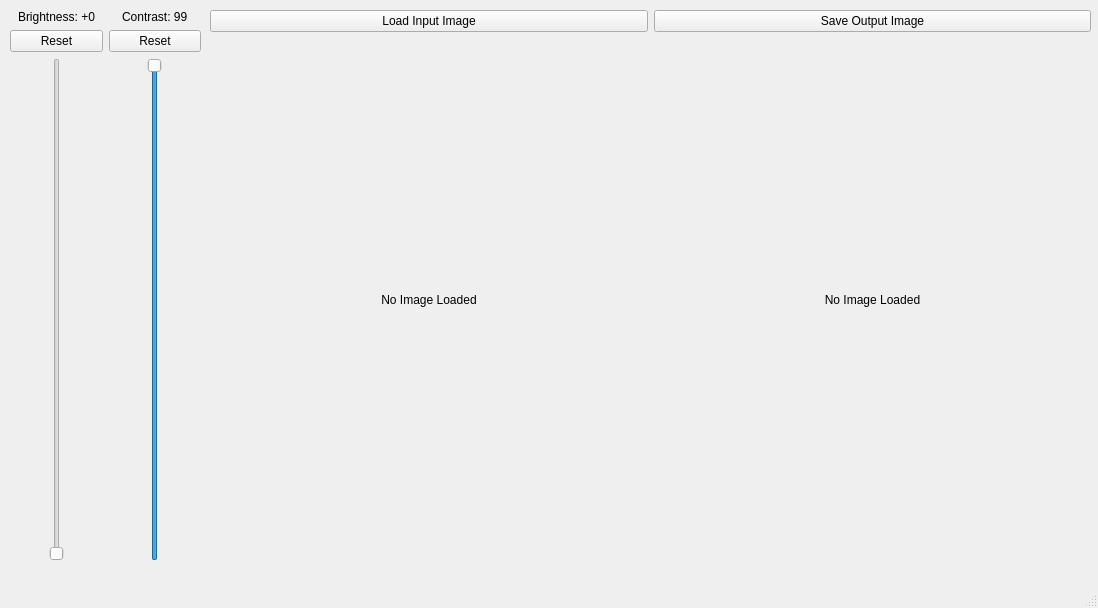
<?xml version="1.0" encoding="UTF-8"?>
<ui version="4.0">
 <class>MainWindow</class>
 <widget class="QMainWindow" name="MainWindow">
  <property name="geometry">
   <rect>
    <x>0</x>
    <y>0</y>
    <width>1098</width>
    <height>608</height>
   </rect>
  </property>
  <property name="windowTitle">
   <string>MainWindow</string>
  </property>
  <widget class="QWidget" name="centralwidget">
   <widget class="QWidget" name="horizontalLayoutWidget_2">
    <property name="geometry">
     <rect>
      <x>10</x>
      <y>10</y>
      <width>191</width>
      <height>551</height>
     </rect>
    </property>
    <layout class="QHBoxLayout" name="horizontalLayout_4">
     <item>
      <layout class="QVBoxLayout" name="verticalLayout_2">
       <item alignment="Qt::AlignHCenter">
        <widget class="QLabel" name="label_brightness">
         <property name="text">
          <string>Brightness: +0</string>
         </property>
        </widget>
       </item>
       <item>
        <widget class="QPushButton" name="pushButton_brightness">
         <property name="text">
          <string>Reset</string>
         </property>
        </widget>
       </item>
       <item alignment="Qt::AlignHCenter">
        <widget class="QSlider" name="verticalSlider_brightness">
         <property name="minimum">
          <number>0</number>
         </property>
         <property name="maximum">
          <number>99</number>
         </property>
         <property name="orientation">
          <enum>Qt::Vertical</enum>
         </property>
        </widget>
       </item>
      </layout>
     </item>
     <item>
      <layout class="QVBoxLayout" name="verticalLayout_6">
       <item alignment="Qt::AlignHCenter">
        <widget class="QLabel" name="label_contrast">
         <property name="text">
          <string>Contrast: 99</string>
         </property>
        </widget>
       </item>
       <item>
        <widget class="QPushButton" name="pushButton_contrast">
         <property name="text">
          <string>Reset</string>
         </property>
        </widget>
       </item>
       <item alignment="Qt::AlignHCenter">
        <widget class="QSlider" name="verticalSlider_contrast">
         <property name="minimum">
          <number>0</number>
         </property>
         <property name="maximum">
          <number>99</number>
         </property>
         <property name="value">
          <number>99</number>
         </property>
         <property name="sliderPosition">
          <number>99</number>
         </property>
         <property name="orientation">
          <enum>Qt::Vertical</enum>
         </property>
        </widget>
       </item>
      </layout>
     </item>
    </layout>
   </widget>
   <widget class="QWidget" name="gridLayoutWidget">
    <property name="geometry">
     <rect>
      <x>210</x>
      <y>10</y>
      <width>881</width>
      <height>551</height>
     </rect>
    </property>
    <layout class="QGridLayout" name="gridLayout">
     <item row="0" column="0">
      <widget class="QPushButton" name="pushButton_Load">
       <property name="text">
        <string>Load Input Image</string>
       </property>
      </widget>
     </item>
     <item row="0" column="1">
      <widget class="QPushButton" name="pushButton_Save">
       <property name="text">
        <string>Save Output Image</string>
       </property>
      </widget>
     </item>
     <item row="1" column="0">
      <widget class="QLabel" name="label_input">
       <property name="text">
        <string>No Image Loaded</string>
       </property>
       <property name="alignment">
        <set>Qt::AlignCenter</set>
       </property>
      </widget>
     </item>
     <item row="1" column="1">
      <widget class="QLabel" name="label_output">
       <property name="text">
        <string>No Image Loaded</string>
       </property>
       <property name="alignment">
        <set>Qt::AlignCenter</set>
       </property>
      </widget>
     </item>
    </layout>
   </widget>
  </widget>
  <widget class="QMenuBar" name="menubar">
   <property name="geometry">
    <rect>
     <x>0</x>
     <y>0</y>
     <width>1098</width>
     <height>22</height>
    </rect>
   </property>
  </widget>
  <widget class="QStatusBar" name="statusbar"/>
 </widget>
 <resources/>
 <connections/>
</ui>
